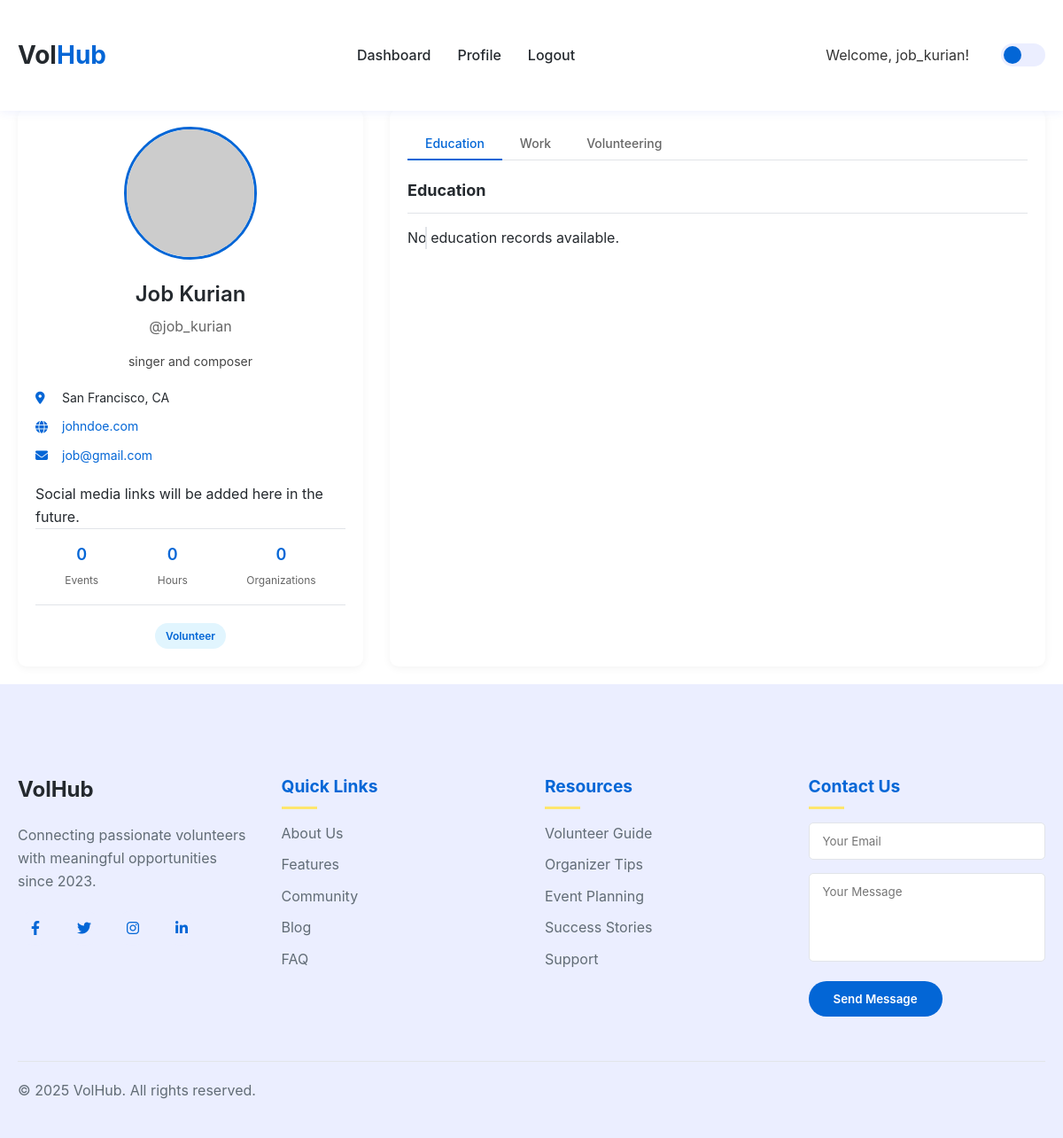
The page /User/profile/ (signed in) on the database as committed earlier.
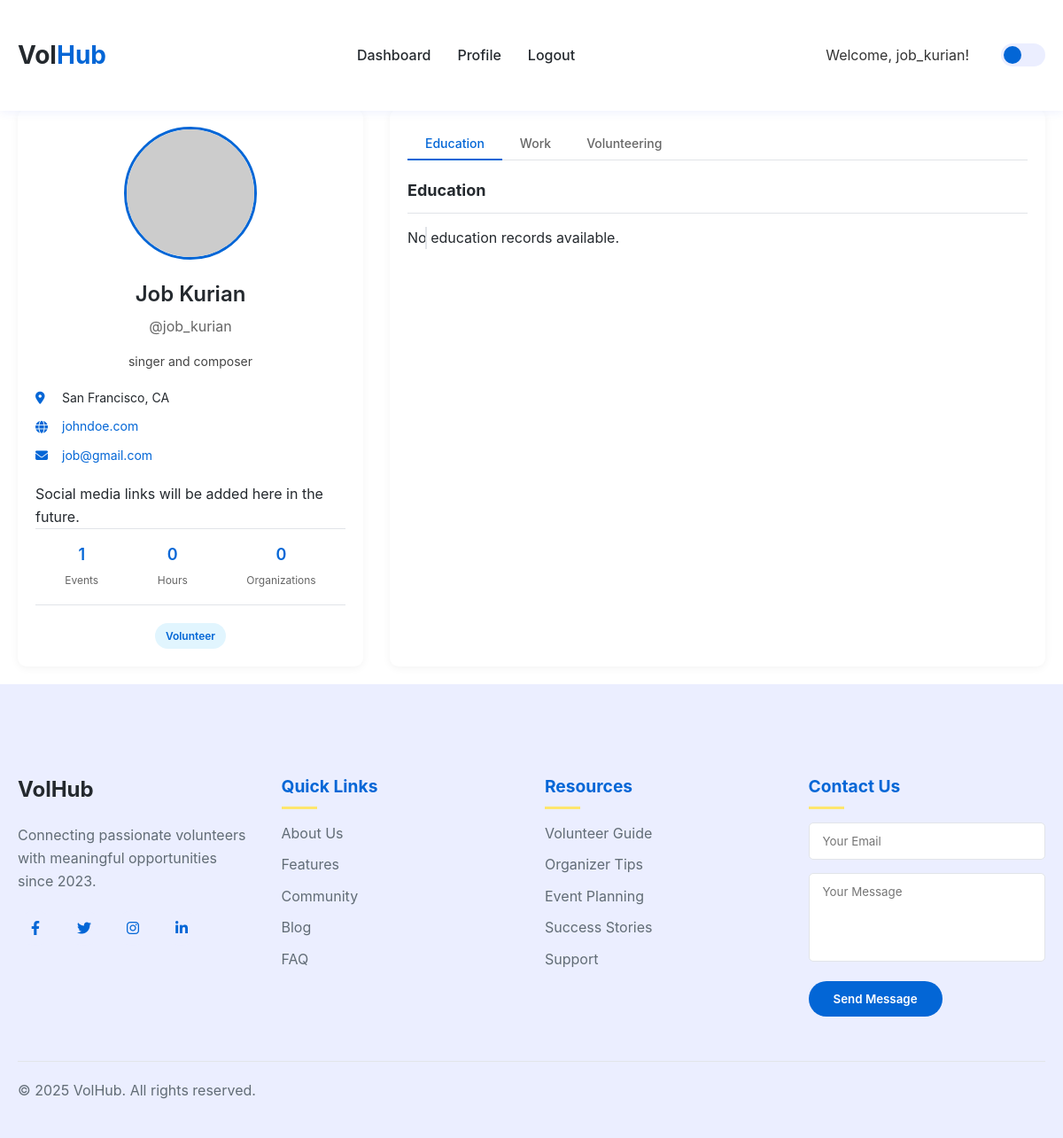
The same page on the database as committed later.
### Guest/models.py (models this page shows, shortened)
class tbl_user(models.Model):
    user_email = models.EmailField(max_length=50, unique=True)
    user_name = models.CharField(max_length=50, null=True, blank=True)
    user_username = models.CharField(max_length=50, null=True, blank=True)
    user_contact = models.CharField(max_length=10, null=True, blank=True)
    user_address = models.CharField(max_length=100, null=True, blank=True)
    user_password = models.CharField(max_length=128, null=True, blank=True)  # Store hashed password
    user_city = models.ForeignKey(tbl_city, on_delete=models.CASCADE, null=True)
    user_photo = models.FileField(upload_to='assets/files/user/', null=True, blank=True)
    user_gender = models.CharField(max_length=100, null=True, blank=True)
    user_bio = models.TextField(null=True, blank=True)
    user_links = models.TextField(null=True, blank=True)  # Store as JSON (GitHub, LinkedIn, etc.)
    user_degree_type = models.CharField(max_length=50, null=True, blank=True)
    user_institution = models.CharField(max_length=100, null=True, blank=True)
    user_field_of_study = models.CharField(max_length=100, null=True, blank=True)
    user_graduation_month = models.IntegerField(null=True, blank=True)  # Store as month number (1-12)
    user_graduation_year = models.IntegerField(null=True, blank=True)  # Store as year (YYYY)
    user_emergency_name = models.CharField(max_length=100, null=True, blank=True)
    user_emergency_phone = models.CharField(max_length=15, null=True, blank=True)
    user_organization_name = models.CharField(max_length=100, null=True, blank=True)
    user_job_title = models.CharField(max_length=100, null=True, blank=True)
    user_industry = models.CharField(max_length=100, null=True, blank=True)
    user_location = models.CharField(max_length=100, null=True, blank=True)
    user_official_address = models.CharField(max_length=200, null=True, blank=True)
    user_official_contact_number = models.CharField(max_length=15, null=True, blank=True)
    is_basic_profile_complete = models.BooleanField(default=False)
    is_volunteer_profile_complete = models.BooleanField(default=False)
    is_organizer_profile_complete = models.BooleanField(default=False)
    user_past_volunteering = models.TextField(null=True, blank=True)
    user_type = models.CharField(max_length=10, choices=USER_TYPES, default='volunteer')
    user_visibility = models.BooleanField(default=False)  # If true, profile is public and visible to anyone

### User/views.py (the view)
# urls.py: path('profile/', views.profile, name='profile'),
def profile(request):
    if 'u_id' not in request.session:
        return redirect('Guest:login')
    user = tbl_user.objects.get(id=request.session['u_id'])
    is_volunteer = 'volunteer' in user.user_type.lower() or 'both' in user.user_type.lower()
    is_organizer = 'organizer' in user.user_type.lower() or 'both' in user.user_type.lower()
    return render(request, 'User/profile.html', {
        'user': user,
        'is_volunteer': is_volunteer,
        'is_organizer': is_organizer
    })

### User/templates/User/profile.html (shortened to what the changed rows need)
{% extends 'Guest/base.html' %}
{% block content %}
<div class="container">
    <div class="profile-container">
        <div class="profile-left">
            <div class="profile-image">
                <img src="{% if user.user_photo %}{{ user.user_photo.url }}{% else %}https://randomuser.me/api/portraits/men/32.jpg{% endif %}" alt="Profile Picture">
            </div>
            <h1 class="profile-name">{{ user.user_name|default:"John Doe" }}</h1>
            <p class="profile-username">@{{ user.user_username|default:"johndoe" }}</p>
            <p class="profile-bio">{{ user.user_bio|default:"Passionate volunteer with experience in community service. Dedicated to positive impact." }}</p>
            <div class="profile-details">
                <div class="detail-item">
                    <i class="fas fa-map-marker-alt"></i>
                    <span>{{ user.user_city.city_name|default:"San Francisco, CA" }}</span>
                </div>
                <div class="detail-item">
                </div>
                <div class="detail-item">
                    <i class="fas fa-envelope"></i>
                    <a href="mailto:{{ user.user_email }}">{{ user.user_email }}</a>
                </div>
            </div>
            <div class="social-links-placeholder">
                <p>Social media links will be added here in the future.</p>
            </div>
            <div class="profile-stats">
                <div class="stat">
                    <span class="stat-number">{{ user.volunteer_requests.count|default:0 }}</span>
                    <span class="stat-label">Events</span>
                </div>
                <div class="stat">
                </div>
                <div class="stat">
                </div>
            </div>
            <div class="role-badges">
                {% if user.user_type == 'volunteer' or user.user_type == 'both' %}
                    <span class="badge volunteer-badge">Volunteer</span>
                {% endif %}
            </div>
        </div>
    </div>
</div>
{% endblock %}

### Guest/templates/Guest/base.html (shortened to what the changed rows need)
{% load static %}
<!DOCTYPE html>
<html lang="en">
<head>
    <link rel="stylesheet" href="https://cdnjs.cloudflare.com/ajax/libs/font-awesome/6.4.0/css/all.min.css">
    <link href="{% static 'Guest/index.css' %}" type="text/css" rel="stylesheet">
</head>
<body class="light-theme">
    <header id="main-header">
        {% if not request.session.u_id %}
            <div class="container">
                <div class="logo" id="logo">
                    <span>Vol<span class="highlight">Hub</span></span>
                </div>
                <nav>
                    <ul>
                        <li><a href="{% url 'Guest:index' %}#about">About</a></li>
                        <li><a href="{% url 'Guest:index' %}#features">Features</a></li>
                        <li><a href="{% url 'Guest:index' %}#how-it-works">How It Works</a></li>
                        <li><a href="{% url 'Guest:index' %}#community">Community</a></li>
                    </ul>
                </nav>
                <div class="header-right">
                    <a href="{% url 'Guest:sign_up' %}" class="btn btn-secondary">Sign Up</a>
                    <div class="theme-toggle" aria-label="Toggle dark mode">
                        <label class="switch">
                            <input type="checkbox" id="theme-switch" aria-label="Switch between light and dark mode">
                            <span class="slider round"></span>
                        </label>
                    </div>
                </div>
                <div class="mobile-menu-btn" aria-label="Toggle mobile menu" role="button" tabindex="0">
                    <div class="bar"></div>
                    <div class="bar"></div>
                    <div class="bar"></div>
                </div>
            </div>
        {% else %}
            <div class="container">
                <div class="logo" id="logo">
                    <span>Vol<span class="highlight">Hub</span></span>
                </div>
                <nav>
                    <ul>
                        <li><a href="{% url 'User:volunteer_dashboard' %}">Dashboard</a></li>
                        <li><a href="{% url 'User:profile' %}">Profile</a></li>
                        <li><a href="{% url 'User:logout' %}">Logout</a></li>
                    </ul>
                </nav>
                <div class="header-right">
                    <span class="welcome-text">Welcome, {{ request.session.username }}!</span>
                    <div class="theme-toggle" aria-label="Toggle dark mode">
                        <label class="switch">
                            <span class="slider round"></span>
                        </label>
                    </div>
                </div>
            </div>
        {% endif %}
    </header>
    <main class="main-content-padding" style="padding-top: 83px;">
        {% block content %}
        {% endblock %}
    </main>
</body>
</html>

Rows that differ between the two databases and show on the page:
changed tbl_user "Job Kurian": volunteer_requests.count "0" → "1"
